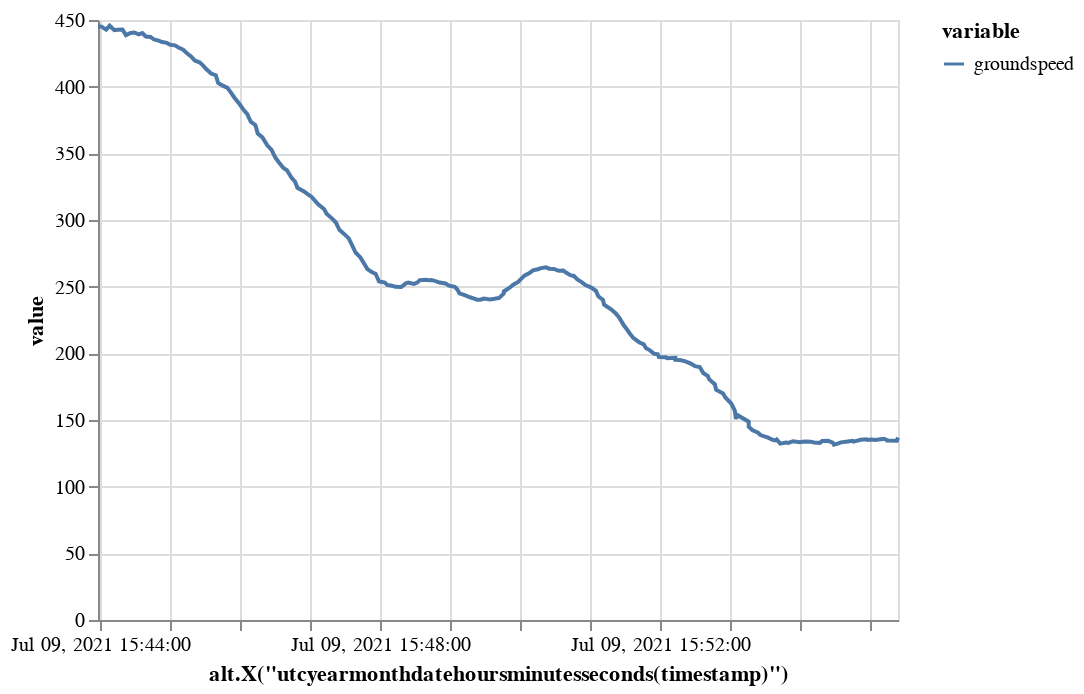

Notebook source saved alongside this figure:
### Code cell
traffic[1].chart("groundspeed").encode()

### Figure 1 — Vega-Lite specification as saved in the notebook (floating-point values rounded to 4 significant figures; data arrays with more than 128 entries replaced by an {"elided": "..."} marker saying what was removed)
{"config": {"view": {"continuousWidth": 400, "continuousHeight": 300}}, "data": {"name": "data-9521eca01957310473e41a63749a9a1c"}, "mark": "line", "encoding": {"color": {"type": "nominal", "field": "variable"}, "x": {"type": "temporal", "field": "timestamp", "timeUnit": "utcyearmonthdatehoursminutesseconds", "title": "alt.X(\"utcyearmonthdatehoursminutesseconds(timestamp)\")"}, "y": {"type": "quantitative", "field": "value"}}, "transform": [{"fold": ["groundspeed"], "as": ["variable", "value"]}], "$schema": "https://vega.github.io/schema/vega-lite/v4.8.1.json", "datasets": {"data-9521eca01957310473e41a63749a9a1c": {"elided": "200 records"}}}
